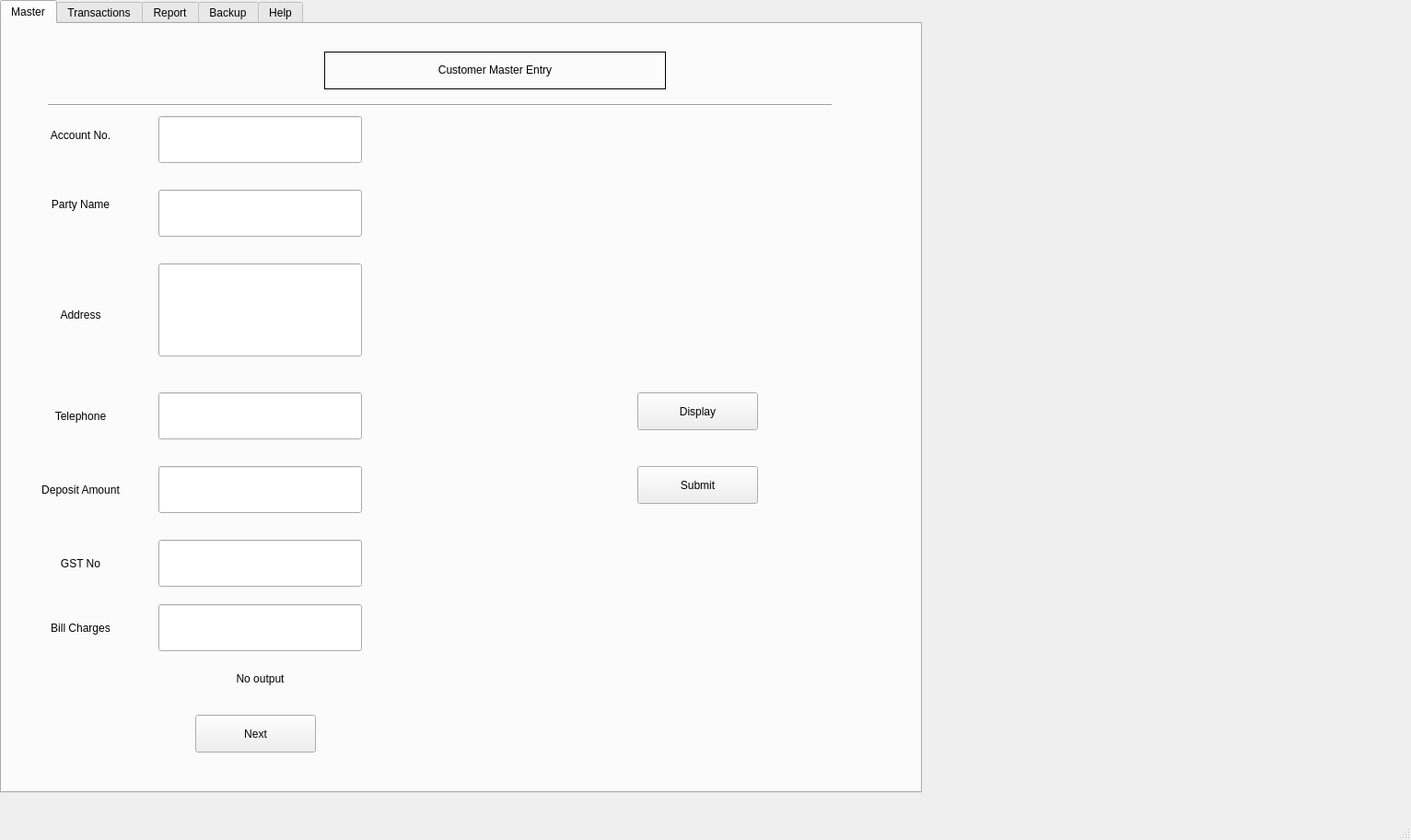
<?xml version="1.0" encoding="UTF-8"?>
<ui version="4.0">
 <class>MainWindow</class>
 <widget class="QMainWindow" name="MainWindow">
  <property name="geometry">
   <rect>
    <x>0</x>
    <y>0</y>
    <width>1532</width>
    <height>912</height>
   </rect>
  </property>
  <property name="windowTitle">
   <string>MainWindow</string>
  </property>
  <widget class="QWidget" name="centralwidget">
   <widget class="QTabWidget" name="tabWidget">
    <property name="geometry">
     <rect>
      <x>0</x>
      <y>0</y>
      <width>1001</width>
      <height>861</height>
     </rect>
    </property>
    <property name="currentIndex">
     <number>0</number>
    </property>
    <widget class="QWidget" name="tab">
     <attribute name="title">
      <string>Master</string>
     </attribute>
     <widget class="QLineEdit" name="party_name">
      <property name="geometry">
       <rect>
        <x>170</x>
        <y>180</y>
        <width>221</width>
        <height>51</height>
       </rect>
      </property>
     </widget>
     <widget class="QPushButton" name="pushButton">
      <property name="geometry">
       <rect>
        <x>690</x>
        <y>480</y>
        <width>131</width>
        <height>41</height>
       </rect>
      </property>
      <property name="text">
       <string>Submit</string>
      </property>
     </widget>
     <widget class="QLabel" name="label">
      <property name="geometry">
       <rect>
        <x>20</x>
        <y>100</y>
        <width>131</width>
        <height>41</height>
       </rect>
      </property>
      <property name="layoutDirection">
       <enum>Qt::LeftToRight</enum>
      </property>
      <property name="text">
       <string>Account No.</string>
      </property>
      <property name="textFormat">
       <enum>Qt::AutoText</enum>
      </property>
      <property name="alignment">
       <set>Qt::AlignCenter</set>
      </property>
      <property name="wordWrap">
       <bool>false</bool>
      </property>
     </widget>
     <widget class="QLabel" name="label_2">
      <property name="geometry">
       <rect>
        <x>20</x>
        <y>180</y>
        <width>131</width>
        <height>31</height>
       </rect>
      </property>
      <property name="text">
       <string>Party Name</string>
      </property>
      <property name="alignment">
       <set>Qt::AlignCenter</set>
      </property>
     </widget>
     <widget class="QLineEdit" name="account_no">
      <property name="geometry">
       <rect>
        <x>170</x>
        <y>100</y>
        <width>221</width>
        <height>51</height>
       </rect>
      </property>
     </widget>
     <widget class="QLabel" name="label_3">
      <property name="geometry">
       <rect>
        <x>20</x>
        <y>300</y>
        <width>131</width>
        <height>31</height>
       </rect>
      </property>
      <property name="text">
       <string>Address</string>
      </property>
      <property name="alignment">
       <set>Qt::AlignCenter</set>
      </property>
     </widget>
     <widget class="QLineEdit" name="address">
      <property name="geometry">
       <rect>
        <x>170</x>
        <y>260</y>
        <width>221</width>
        <height>101</height>
       </rect>
      </property>
     </widget>
     <widget class="QLabel" name="label_4">
      <property name="geometry">
       <rect>
        <x>20</x>
        <y>410</y>
        <width>131</width>
        <height>31</height>
       </rect>
      </property>
      <property name="text">
       <string>Telephone</string>
      </property>
      <property name="alignment">
       <set>Qt::AlignCenter</set>
      </property>
     </widget>
     <widget class="QLineEdit" name="telephone">
      <property name="geometry">
       <rect>
        <x>170</x>
        <y>400</y>
        <width>221</width>
        <height>51</height>
       </rect>
      </property>
     </widget>
     <widget class="QLabel" name="label_5">
      <property name="geometry">
       <rect>
        <x>20</x>
        <y>490</y>
        <width>131</width>
        <height>31</height>
       </rect>
      </property>
      <property name="text">
       <string>Deposit Amount</string>
      </property>
      <property name="alignment">
       <set>Qt::AlignCenter</set>
      </property>
     </widget>
     <widget class="QLineEdit" name="deposit_no">
      <property name="geometry">
       <rect>
        <x>170</x>
        <y>480</y>
        <width>221</width>
        <height>51</height>
       </rect>
      </property>
     </widget>
     <widget class="QLabel" name="label_6">
      <property name="geometry">
       <rect>
        <x>20</x>
        <y>570</y>
        <width>131</width>
        <height>31</height>
       </rect>
      </property>
      <property name="text">
       <string>GST No</string>
      </property>
      <property name="alignment">
       <set>Qt::AlignCenter</set>
      </property>
     </widget>
     <widget class="QLabel" name="label_7">
      <property name="geometry">
       <rect>
        <x>20</x>
        <y>640</y>
        <width>131</width>
        <height>31</height>
       </rect>
      </property>
      <property name="text">
       <string>Bill Charges</string>
      </property>
      <property name="alignment">
       <set>Qt::AlignCenter</set>
      </property>
     </widget>
     <widget class="QLabel" name="label_8">
      <property name="geometry">
       <rect>
        <x>170</x>
        <y>690</y>
        <width>221</width>
        <height>41</height>
       </rect>
      </property>
      <property name="text">
       <string>No output</string>
      </property>
      <property name="alignment">
       <set>Qt::AlignCenter</set>
      </property>
     </widget>
     <widget class="QLineEdit" name="gst_no">
      <property name="geometry">
       <rect>
        <x>170</x>
        <y>560</y>
        <width>221</width>
        <height>51</height>
       </rect>
      </property>
     </widget>
     <widget class="QLineEdit" name="bill_charges">
      <property name="geometry">
       <rect>
        <x>170</x>
        <y>630</y>
        <width>221</width>
        <height>51</height>
       </rect>
      </property>
      <property name="text">
       <string/>
      </property>
     </widget>
     <widget class="Line" name="line">
      <property name="geometry">
       <rect>
        <x>50</x>
        <y>80</y>
        <width>851</width>
        <height>16</height>
       </rect>
      </property>
      <property name="orientation">
       <enum>Qt::Horizontal</enum>
      </property>
     </widget>
     <widget class="QLabel" name="title_label">
      <property name="geometry">
       <rect>
        <x>350</x>
        <y>30</y>
        <width>371</width>
        <height>41</height>
       </rect>
      </property>
      <property name="autoFillBackground">
       <bool>false</bool>
      </property>
      <property name="frameShape">
       <enum>QFrame::Box</enum>
      </property>
      <property name="text">
       <string>Customer Master Entry</string>
      </property>
      <property name="textFormat">
       <enum>Qt::RichText</enum>
      </property>
      <property name="alignment">
       <set>Qt::AlignCenter</set>
      </property>
     </widget>
     <widget class="QPushButton" name="next">
      <property name="geometry">
       <rect>
        <x>210</x>
        <y>750</y>
        <width>131</width>
        <height>41</height>
       </rect>
      </property>
      <property name="text">
       <string>Next</string>
      </property>
     </widget>
     <widget class="QPushButton" name="display">
      <property name="geometry">
       <rect>
        <x>690</x>
        <y>400</y>
        <width>131</width>
        <height>41</height>
       </rect>
      </property>
      <property name="text">
       <string>Display</string>
      </property>
     </widget>
    </widget>
    <widget class="QWidget" name="tab_2">
     <attribute name="title">
      <string>Transactions</string>
     </attribute>
    </widget>
    <widget class="QWidget" name="tab_3">
     <attribute name="title">
      <string>Report</string>
     </attribute>
    </widget>
    <widget class="QWidget" name="tab_4">
     <attribute name="title">
      <string>Backup</string>
     </attribute>
    </widget>
    <widget class="QWidget" name="tab_5">
     <attribute name="title">
      <string>Help</string>
     </attribute>
    </widget>
   </widget>
  </widget>
  <widget class="QMenuBar" name="menubar">
   <property name="geometry">
    <rect>
     <x>0</x>
     <y>0</y>
     <width>1532</width>
     <height>26</height>
    </rect>
   </property>
  </widget>
  <widget class="QStatusBar" name="statusbar"/>
 </widget>
 <resources/>
 <connections/>
</ui>
